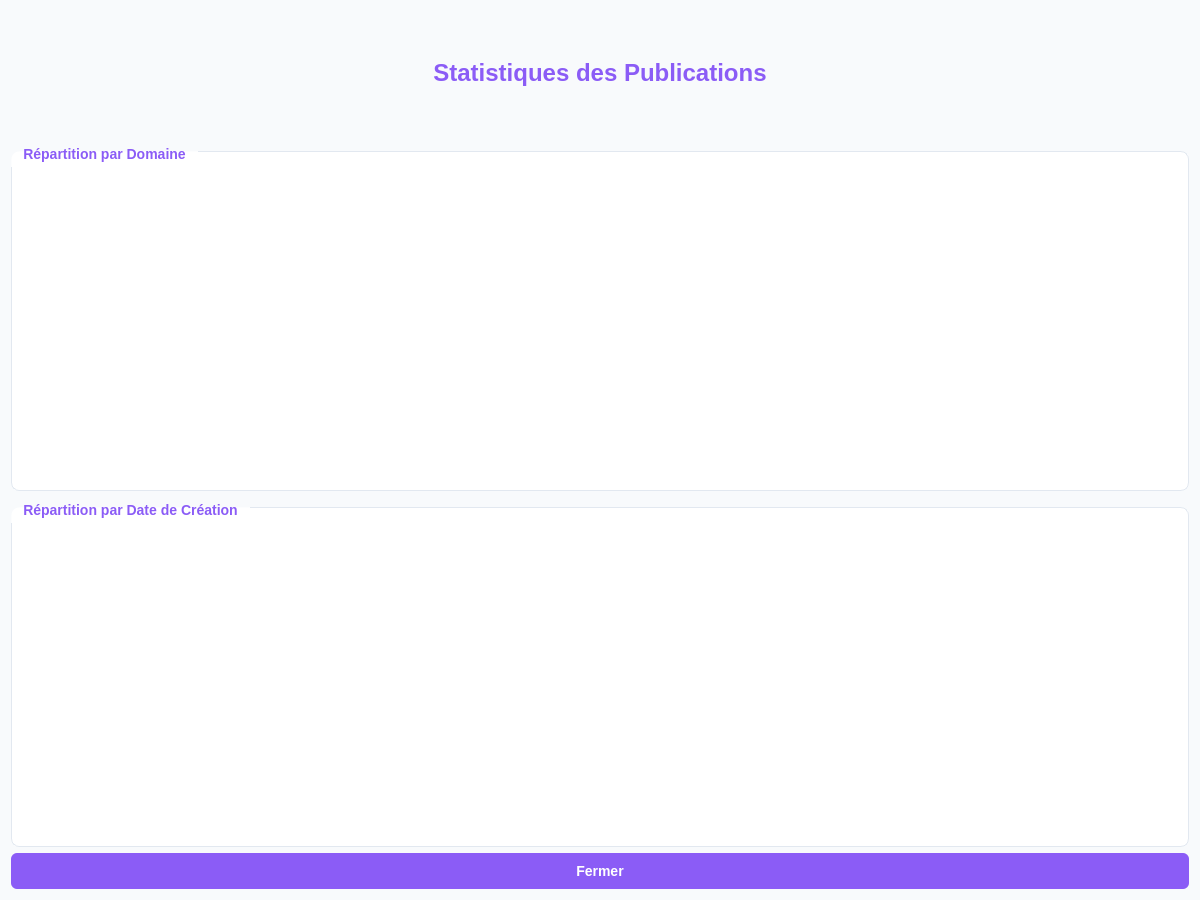
<?xml version="1.0" encoding="UTF-8"?>
<ui version="4.0">
 <class>StatisticsPage</class>
 <widget class="QDialog" name="StatisticsPage">
  <property name="geometry">
   <rect>
    <x>0</x>
    <y>0</y>
    <width>1200</width>
    <height>900</height>
   </rect>
  </property>
  <property name="windowTitle">
   <string>Statistiques</string>
  </property>
  <property name="styleSheet">
   <string notr="true">QDialog {
    background-color: #F8FAFC;
}

QLabel {
    color: #1E293B;
}

QGroupBox {
    background-color: white;
    border: 1px solid #E2E8F0;
    border-radius: 8px;
    margin-top: 10px;
    padding: 15px;
    font-weight: bold;
    font-size: 14px;
}

QGroupBox::title {
    subcontrol-origin: margin;
    subcontrol-position: top left;
    padding: 5px 10px;
    color: #8B5CF6;
}</string>
  </property>
  <layout class="QVBoxLayout" name="verticalLayout">
   <item>
    <widget class="QLabel" name="titleLabel">
     <property name="text">
      <string>Statistiques des Publications</string>
     </property>
     <property name="alignment">
      <set>Qt::AlignCenter</set>
     </property>
     <property name="styleSheet">
      <string notr="true">font-size: 24px;
font-weight: bold;
color: #8B5CF6;
padding: 20px;</string>
     </property>
    </widget>
   </item>
   <item>
    <widget class="QGroupBox" name="domaineGroupBox">
     <property name="title">
      <string>Répartition par Domaine</string>
     </property>
     <property name="minimumSize">
      <size>
       <width>0</width>
       <height>350</height>
      </size>
     </property>
     <layout class="QVBoxLayout" name="verticalLayout_2">
      <item>
       <layout class="QVBoxLayout" name="domaineChartLayout"/>
      </item>
     </layout>
    </widget>
   </item>
   <item>
    <widget class="QGroupBox" name="dateGroupBox">
     <property name="title">
      <string>Répartition par Date de Création</string>
     </property>
     <property name="minimumSize">
      <size>
       <width>0</width>
       <height>350</height>
      </size>
     </property>
     <layout class="QVBoxLayout" name="verticalLayout_3">
      <item>
       <layout class="QVBoxLayout" name="dateChartLayout"/>
      </item>
     </layout>
    </widget>
   </item>
   <item>
    <widget class="QPushButton" name="closeButton">
     <property name="text">
      <string>Fermer</string>
     </property>
     <property name="styleSheet">
      <string notr="true">QPushButton {
    background-color: #8B5CF6;
    color: white;
    border: none;
    border-radius: 6px;
    padding: 10px 30px;
    font-size: 14px;
    font-weight: bold;
}

QPushButton:hover {
    background-color: #7C3AED;
}

QPushButton:pressed {
    background-color: #6D28D9;
}</string>
     </property>
    </widget>
   </item>
  </layout>
 </widget>
 <resources/>
 <connections>
  <connection>
   <sender>closeButton</sender>
   <signal>clicked()</signal>
   <receiver>StatisticsPage</receiver>
   <slot>accept()</slot>
   <hints>
    <hint type="sourcelabel">
     <x>499</x>
     <y>569</y>
    </hint>
    <hint type="destinationlabel">
     <x>499</x>
     <y>299</y>
    </hint>
   </hints>
  </connection>
 </connections>
</ui>
